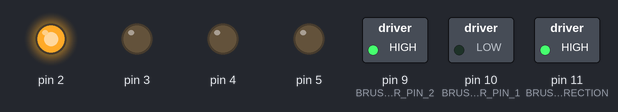
This sketch was run on a simulated Arduino Uno, built with avr-gcc and run on an emulated ATmega328P. On the bench: switched loads named in the sketch (green lamp = pin HIGH), output pins drawn as LEDs (lit = HIGH).

Above: at 0.1 s.
At 6.1 s:
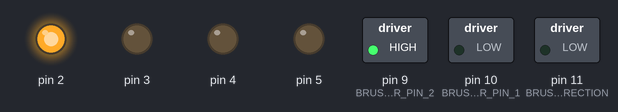
At 15.1 s:
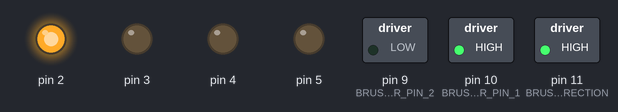
At 21.1 s:
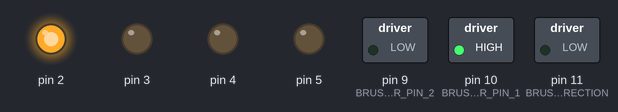
At 33.1 s:
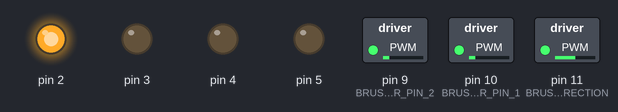
Timing chart, 0 to 34.6 s (numbered marks = the images above):
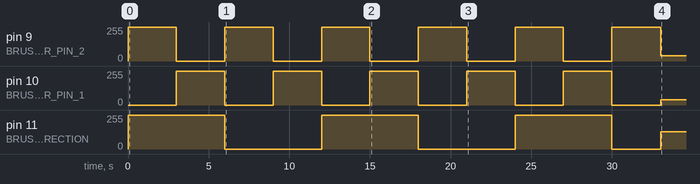

The sketch:

ArduinoScript3ActuatorChangeLocation.ino
```cpp
const int BRUSH_ACTUATOR_DIRECTION = 11;
const int BRUSH_ACTUATOR_PIN_1 = 10;
const int BRUSH_ACTUATOR_PIN_2 = 9;


void setup() {

  // first stepper
  pinMode(2, OUTPUT);
  pinMode(3, OUTPUT);

  // second stepper
  pinMode(4, OUTPUT);
  pinMode(5, OUTPUT);

  // to control direction

  //First stepper
  digitalWrite(2,HIGH);

  //Second stepper
  digitalWrite(4,LOW);

     // initialize digital pins as outputs.
  pinMode(BRUSH_ACTUATOR_DIRECTION, OUTPUT);
  pinMode(BRUSH_ACTUATOR_PIN_1, OUTPUT);
  pinMode(BRUSH_ACTUATOR_PIN_2, OUTPUT);

  // Actuator location
  digitalWrite(BRUSH_ACTUATOR_DIRECTION, LOW);

}

void loop() {

  //Run first stepper
  //digitalWrite(3,LOW);
 // digitalWrite(3,HIGH);

  //Run second stepper
 // digitalWrite(5,LOW);
  //digitalWrite(5,HIGH);

  //Speed stepper motor
 // delayMicroseconds(120);


moveBrush(3000,"UP");

moveBrush(3000,"DOWN");

}


//
//
//
//                PLACE FOR ALL THE UTIL METHODS
//
//
//
//


void moveBrush(int time,String direction){

  if (direction.equals("UP")){
      digitalWrite(BRUSH_ACTUATOR_DIRECTION, HIGH);
  } else if(direction.equals("DOWN")){
     digitalWrite(BRUSH_ACTUATOR_DIRECTION, LOW);
   }


  // ACTIONS:

  // DEFAULT_POSITION
  // EXTEND_PAINT
  // EXTEND_CANVAS
  // EXTEND_WATER
  // BRUSH_VIBRATION
  // STABLE_BRUSH_CHANGE


  //digitalWrite(BRUSH_ACTUATOR_DIRECTION, LOW);
   // retracts the actuator
  digitalWrite(BRUSH_ACTUATOR_PIN_1, LOW);
  digitalWrite(BRUSH_ACTUATOR_PIN_2, HIGH);

  int startTime = millis();
  while (millis() - startTime < time) {
  }

  //digitalWrite(BRUSH_ACTUATOR_DIRECTION, HIGH);
  // extend the actuator
  digitalWrite(BRUSH_ACTUATOR_PIN_1, HIGH);
  digitalWrite(BRUSH_ACTUATOR_PIN_2, LOW);

    startTime = millis();
  while (millis() - startTime < time) {
  }

    // Stop the actuator
  digitalWrite(BRUSH_ACTUATOR_PIN_1, LOW);
  digitalWrite(BRUSH_ACTUATOR_PIN_2, LOW);
}
```

Measured:
- by itself, pin 9 (BRUSH_ACTUATOR_PIN_2), pin 10 (BRUSH_ACTUATOR_PIN_1): repeats every 6.0 s: 0/255 3.0 s, 255/255 3.0 s
- by itself, pin 11 (BRUSH_ACTUATOR_DIRECTION): 0/255 → 255/255 at 0.00 s, → 0/255 6.0 s later, → 255/255 6.0 s later, → 0/255 6.0 s later, … (7 changes in this stretch)
